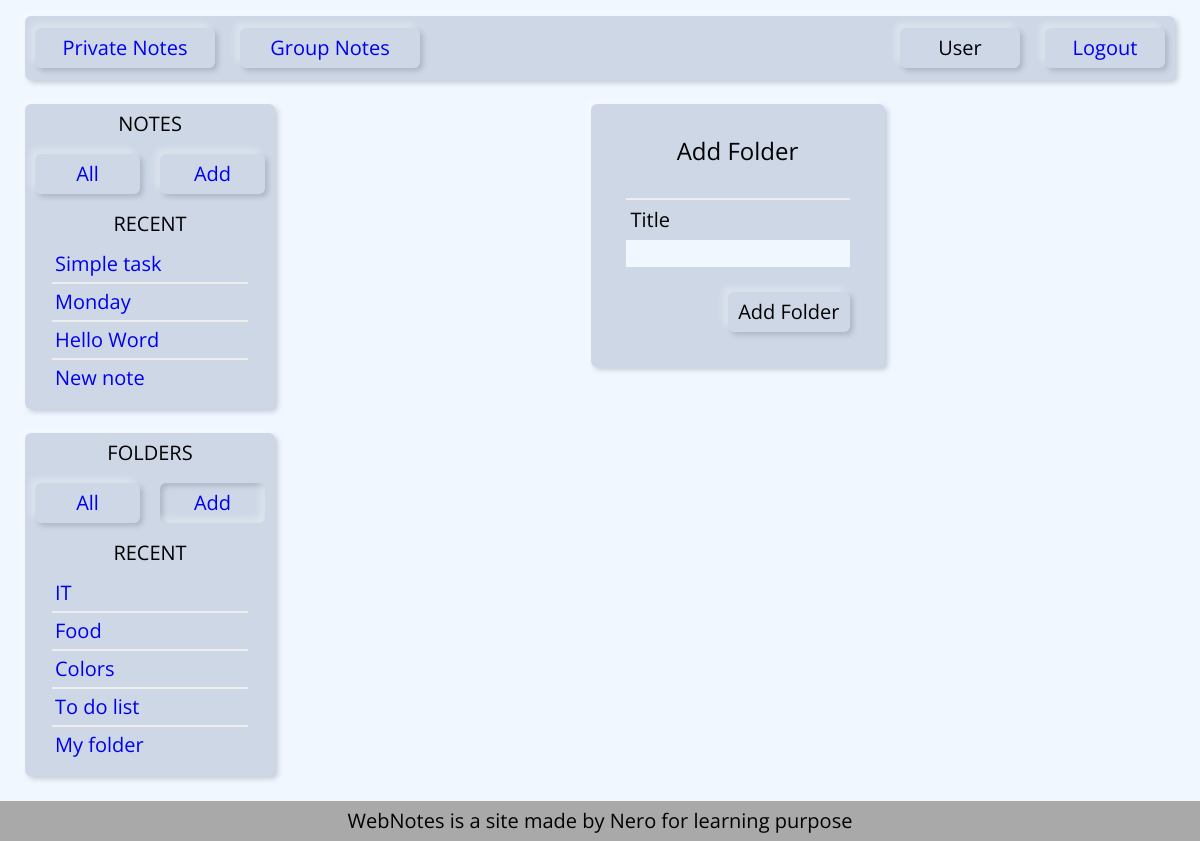
The page /add_private_folder/ (signed in) on the database its author committed.
### notes/models.py (models this page shows, shortened)
class Note(models.Model):
    title = models.CharField(max_length=50)
    slug = models.SlugField(max_length=255, db_index=True)
    content = models.TextField()
    icon = models.ImageField(upload_to='photos/%Y/%m/%d/', blank=True)
    time_created = models.DateTimeField(auto_now_add=True)
    time_updated = models.DateTimeField(auto_now=True)
    user = models.ForeignKey(User, on_delete=models.PROTECT)
    folder = models.ForeignKey('Folder', on_delete=models.CASCADE, blank=True, null=True)
    def __str__(self):
        return self.title
    def get_url(self, template):
        return reverse(template, kwargs={'username': self.user.username, 'note_slug': self.slug})
    def get_absolute_url(self):
        return self.get_url('show_note')
    class Meta:
        ordering = ['-time_updated']

class Folder(models.Model):
    title = models.CharField(max_length=50)
    slug = models.SlugField(max_length=255, db_index=True)
    user = models.ForeignKey(User, on_delete=models.PROTECT)
    time_created = models.DateTimeField(auto_now_add=True)
    time_updated = models.DateTimeField(auto_now=True)
    def __str__(self):
        return self.title
    def get_absolute_url(self):
        return reverse('show_folder', kwargs={'username': self.user.username, 'folder_slug': self.slug})
    class Meta:
        ordering = ['-time_updated']

### notes/views.py (the view, shortened to what this page needs)
# urls.py: path('add_private_folder/', AddFolder.as_view(), name='add_folder'),
class AddFolder(LoginRequiredMixin, DataMixin, DataAssignMixin, CreateView):
    form_class = AddFolderForm
    template_name = 'notes/add_folder.html'
    success_url = reverse_lazy('all_folders')
    login_url = reverse_lazy('login')
    def get_context_data(self, *, object_list=None, **kwargs):
        context = super().get_context_data(**kwargs)
        c_def = self.get_user_context(title='Add Folder', selected='add_folder')
        return dict(list(context.items()) + list(c_def.items()))

### notes/forms.py
class AddFolderForm(forms.ModelForm):
    class Meta:
        model = Folder
        exclude = ['user', 'slug']
        fields = '__all__'
        widgets = {'title': forms.TextInput(attrs={'class': 'form-input'})}

### notes/utils.py (called while the page is built)
    @staticmethod
    def get_sidebar_manu(context_item, sidebar_menu):
        m = sidebar_menu.copy()
        if len(context_item) == 0:
            m.pop(0)
        return m

    def get_user_context(self, **kwargs):
        context = kwargs
        context['menu'] = menu
        self.kwargs['username'] = self.request.user
        context['sidebar_notes'] = Note.objects.filter(user__username=
                                                       self.kwargs['username']).select_related('user')[:5]
        context['sidebar_folders'] = Folder.objects.filter(user__username=
                                                           self.kwargs['username']).select_related('user')[:5]
        context['sidebar_notes_menu'] = self.get_sidebar_manu(context['sidebar_notes'], sidebar_notes_menu)
        context['sidebar_folder_menu'] = self.get_sidebar_manu(context['sidebar_folders'], sidebar_folder_menu)
        return context

### notes/templates/notes/add_folder.html (shortened to what this page needs)
{% extends 'notes/private_notes.html' %}
{% block content %}
    <div class="wrapper-content">
        <p class="content-title">{{ title }}</p>
        <hr class="content-separator">
        <form action="{% url 'add_folder' %}" method="post">
            {% for f in form %}
                <p class="content-label"><label for="{{ f.id_for_label }}">{{ f.label }}</label></p>
                <p>{{ f }}</p>
            {% endfor %}
            <button type="submit" class="item not-selected button-form">Add Folder</button>
        </form>
    </div>
{% endblock %}

### notes/templates/notes/private_notes.html (shortened to what this page needs)
{% extends 'notes/base.html' %}
{% block sidebar %}
    <aside class="container-sidebar">
            <ul class="sidebar">
                <li class="sidebar-text">notes</li>
                <li class="sidebar-wrapper">
                    {% for m in sidebar_notes_menu %}
                        {% if selected == m.url_name %}
                            <a href="{% url m.url_name %}" class="item sidebar-item selected">{{ m.name }}</a>
                        {% else %}
                            <a href="{% url m.url_name %}" class="item sidebar-item not-selected">{{ m.name }}</a>
                        {% endif %}
                    {% endfor %}
                </li>
                {% if sidebar_notes|length > 0 %}
                    <li class="sidebar-text">recent</li>
                {% endif %}
                {% for n in sidebar_notes %}
                    {% if n.pk == note_selected %}
                        <li class="sidebar-list">{{ n|truncatechars:19 }}</li>
                    {% else %}
                        <li class="sidebar-list"><a href="{{ n.get_absolute_url }}">{{ n|truncatechars:19 }}</a></li>
                    {% endif %}
                    <hr class="sidebar-list-separator">
                {% endfor %}
            </ul>
            <ul class="sidebar">
                <li class="sidebar-text">folders</li>
                <li class="sidebar-wrapper">
                    {% for m in sidebar_folder_menu %}
                        {% if selected == m.url_name %}
                            <a href="{% url m.url_name %}" class="item sidebar-item selected">{{ m.name }}</a>
                        {% else %}
                            <a href="{% url m.url_name %}" class="item sidebar-item not-selected">{{ m.name }}</a>
                        {% endif %}
                    {% endfor %}
                </li>
                {% if sidebar_folders|length > 0 %}
                    <li class="sidebar-text">recent</li>
                {% endif %}
                {% for f in sidebar_folders %}
                    {% if folder_link %}
                        <li class="sidebar-list"><a href="{{ f.get_absolute_url }}">{{ f|truncatechars:19 }}</a></li>
                    {% elif f.pk == folder_selected %}
                        <li class="sidebar-list">{{ f|truncatechars:19 }}</li>
                    {% else %}
                        <li class="sidebar-list"><a href="{{ f.get_absolute_url }}">{{ f|truncatechars:19 }}</a></li>
                    {% endif %}
                    <hr class="sidebar-list-separator">
                {% endfor %}
            </ul>
    </aside>
{% endblock %}

### notes/templates/notes/base.html (shortened to what this page needs)
{% load static %}
<!DOCTYPE html>
<html lang="en">
<head>
    <link href="{% static 'notes/css/styles.css' %}" rel="stylesheet">
</head>
<body>
{% block header %}
<header class="container-header">
    <nav>
        <ul>
            {% if request.user.is_authenticated %}
                {% for m in menu %}
                    <li class="item nav-item not-selected"><a href="{% url m.url_name %}">{{ m.title }}</a></li>
                {% endfor %}
            {% else %}
                <li  class="item nav-item not-selected">WebNotes</li>
            {% endif %}
        </ul>
        <ul>
            {% if request.user.is_authenticated %}
                <li  class="item nav-item-user not-selected">{{ user.username.capitalize }}</li>
                <li  class="item nav-item-user not-selected"><a href="{% url 'logout' %}">Logout</a></li>
            {% else %}
                <li  class="item nav-item-user not-selected"><a href="{% url 'login' %}">Login</a></li>
                <li  class="item nav-item-user not-selected"><a href="{% url 'sign_in' %}">Sign in</a></li>
            {% endif %}
        </ul>
    </nav>
</header>
{% endblock %}
<div class="container-main">
    {% block sidebar %}{% endblock %}
        <div class="container-content-pagination">
            <div class="container-content">
                {% block content %}{% endblock %}
            </div>
        </div>
</div>
<footer>
    <span>WebNotes is a site made by Nero for learning purpose</span>
</footer>
</body>
</html>

### notes/static/notes/css/styles.css (style rules this page uses)
* { box-sizing: border-box; margin: 0; padding: 0; font-size: 20px; line-height: 1; font-family: 'Open Sans', sans-serif; }
body { background: #f1f7ff; }
a { text-decoration: none; }
.container-header { height: 8vh; margin: 2vh 25px 0 25px; padding: 0 10px; }
.container-main { min-height: 85vh; display: flex; }
.container-sidebar { width: 250px; min-width: 250px; margin: 3vh 0 25px 25px; }
.container-content-pagination { width: 100%; display: flex; flex-direction: column; justify-content: space-between; }
.container-content { padding: 3vh 200px 3vh 200px; display: flex; flex-direction: column; }
.pagination, .sidebar, header, .wrapper-content, .wrapper-note { background: #cdd7e6; border-radius: 6px; box-shadow: -5px -5px 7px #ffffff50, 3px 3px 5px rgba(94, 104, 121, 0.288); }
.item { background: #cdd7e6; border-radius: 6px; flex: 1; }
.not-selected { box-shadow: -5px -5px 7px #ffffff50, 3px 3px 5px rgba(94, 104, 121, 0.288); }
.selected { box-shadow: inset -5px -5px 7px #ffffff50, inset 3px 3px 5px rgba(94, 104, 121, 0.288); }
header nav { height: 100%; display: flex; justify-content: space-between; align-items: center; }
header ul { height: 100%; display: flex; align-items: center; text-align: center; }
header li { list-style: none; }
.nav-item { width: 180px; margin-right: 25px; padding: 10px; }
.nav-item-user { width: 120px; margin-left: 25px; padding: 10px; list-style: none; }
.sidebar { width: 100%; padding: 10px; display: flex; flex-direction: column; align-items: center; text-align: center; }
.sidebar:first-child { margin-bottom: 3vh; }
.sidebar-text { margin-bottom: 15px; text-transform: uppercase; }
.sidebar-wrapper { width: 100%; display: flex; align-items: center; text-align: center; }
.sidebar li { list-style-type: none; }
.sidebar-item { width: 100%; padding: 10px 0 10px 0; margin: 5px 0 20px 0; }
.sidebar-wrapper .sidebar-item:not(:only-child):first-child { margin-right: 20px; }
.sidebar-list { padding: 5px 20px; align-self: start; }
.sidebar-list-separator { width: 85%; margin: 3px; border: 1px solid #eee; }
.wrapper-content { margin: 0 auto; padding: 35px; display: flex; flex-direction: column; }
.content-title { margin: 0 auto; padding-bottom: 35px; font-size: 24px; }
.content-separator { border: 1px solid #eee; }
.content-label { padding: 10px 5px; }
.form-input { width: 100%; background: #f1f7ff; border: 0; }
.button-form { margin-top: 25px; float: right; padding: 10px; border: none; }
footer { width: 100%; height: 5%; min-height: 5vh; position: relative; bottom: 0; display: flex; justify-content: center; align-items: center; background: darkgrey; }

### rows shown on the page
Note: title "Simple task"
Note: title "Monday"
Note: title "Hello Word"
Note: title "New note"
Folder: title "IT"
Folder: title "Food"
Folder: title "Colors"
Folder: title "To do list"
Folder: title "My folder"

### other values the page prints
{{ m.title }} "Private Notes" "Group Notes"
{{ user.username.capitalize }} "User"
{{ m.name }} "All" "Add"
{{ m.name }} "All"
{{ m.name }} "Add"
{{ title }} "Add Folder"
{{ f.label }} "Title"
